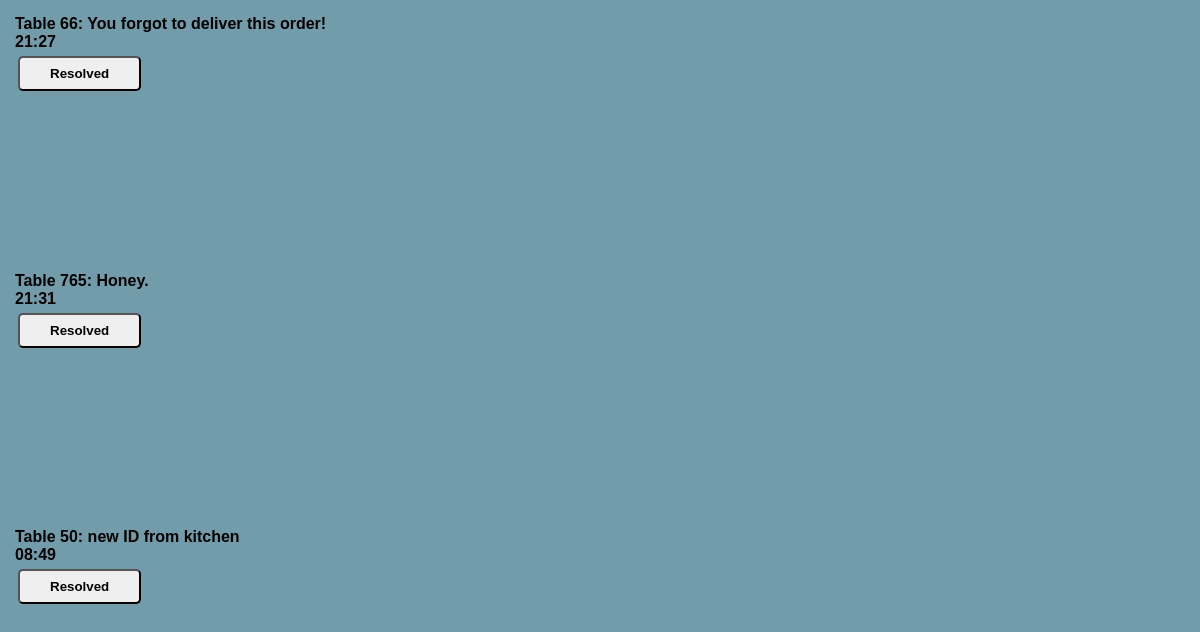
The app's page /app/debug/ with its own data.
### app/models.py (models this page shows, shortened)
class WaiterCall(models.Model):
    originOptions = {
        "CUS": "Customer",
        "KIT": "Kitchen"
    }
    origin = models.CharField(max_length=3,
                choices=originOptions.items(),
                default="CUS")
    waiterCallID = models.AutoField(primary_key=True)
    table = models.IntegerField()
    message = models.CharField(max_length=120)
    timestamp = models.DateTimeField(auto_now_add=True)
    def __str__(self):
         return "Table " + str(self.table) + ": " + str(self.message)
    class Meta:
        ordering = ['timestamp']

### app/views.py (the view)
# urls.py: path('debug/', debug, name='debug'),
def debug(request):
    waiterCalls = WaiterCall.objects.all()
    context = {'waiterCalls': waiterCalls}
    return render(request, 'debug.html', context)

### app/templates/debug.html (shortened to what this page needs)
<head>
    {% load static %}
    <link rel="stylesheet" href="{% static 'app/style.css' %}">
</head>
<body>
    <div class = "container">
    <div class="waiterGrid">
    {% for call in waiterCalls %}
        {% if call.origin == 'KIT' %}
        <div class="waiter-call">
            <p><a>{{ call }}</a></p>
            <span class="timestamp">{{ call.timestamp|time:"H:i" }}</span>
            <form method="post" action="{% url 'clearWaiterCall' waiter_call_id=call.waiterCallID %}">
                <button type="submit" class="staffButton">Resolved</button>
            </form>
        </div>
        {% endif %}
    {% endfor %}
    </div>
    </div>
</body>

### app/static/app/style.css (style rules this page uses)
* { margin: 0; padding: 0; box-sizing: border-box; font-family: Verdana, sans-serif; font-weight: bold; }
html, body { height: 100%; }
body { background-color: #729caa; overflow-y: auto; display: flex; flex-direction: column; }
.container { display: flex; position: relative; height: 100%; }
.waiterGrid { display: grid; grid-template-columns: repeat(auto-fill, 650px); padding: 15px; flex: 1; }
.staffButton { padding: 8px 30px; border-radius: 5px; margin: 5px 3px; }
.container { overflow-y: auto; }
button { cursor: pointer; }

### records on screen
WaiterCall: table+message "Table 66: You forgot to deliver this order!", timestamp "21:27"
WaiterCall: table+message "Table 765: Honey.", timestamp "21:31"
WaiterCall: table+message "Table 50: new ID from kitchen", timestamp "08:49"
